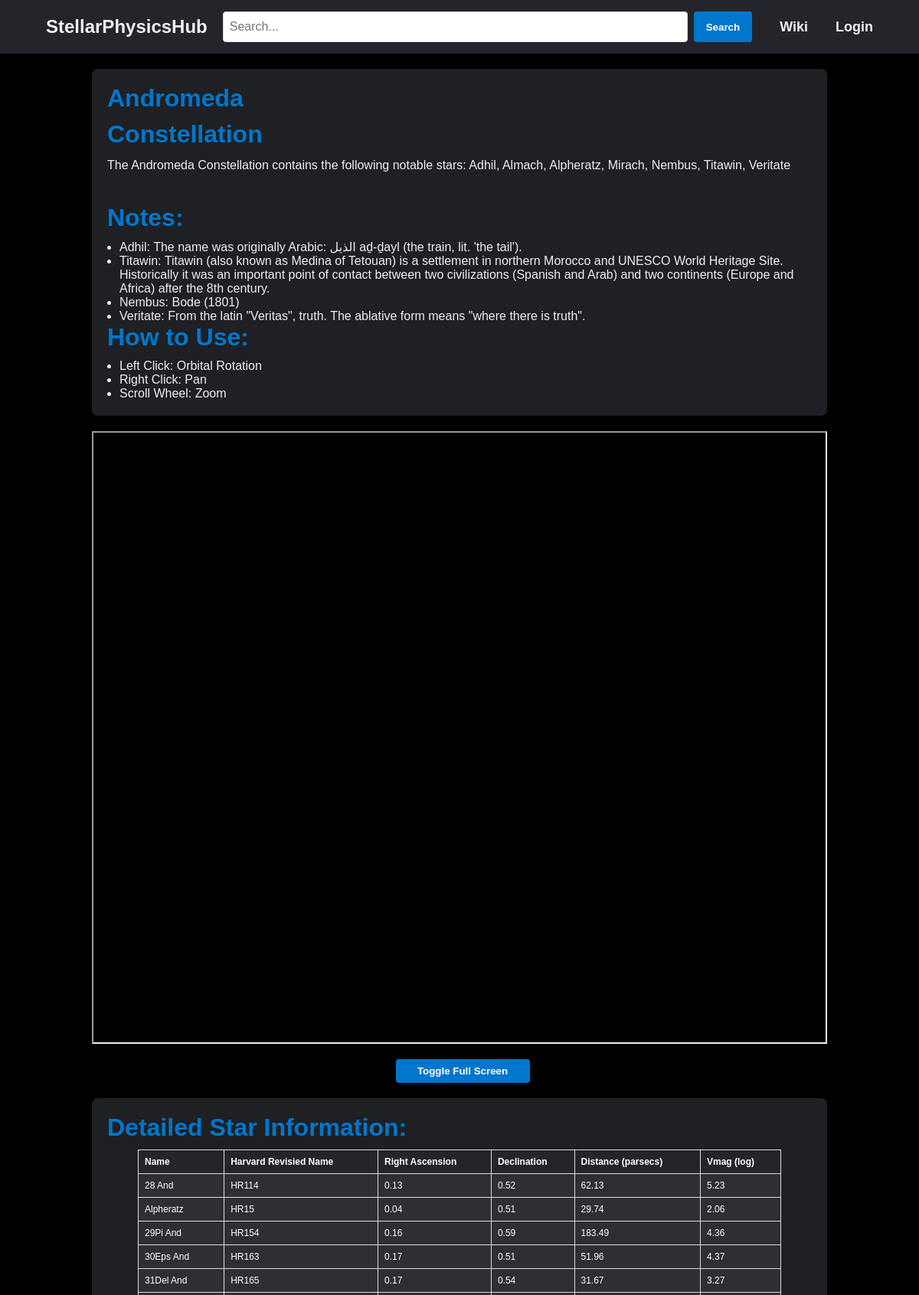
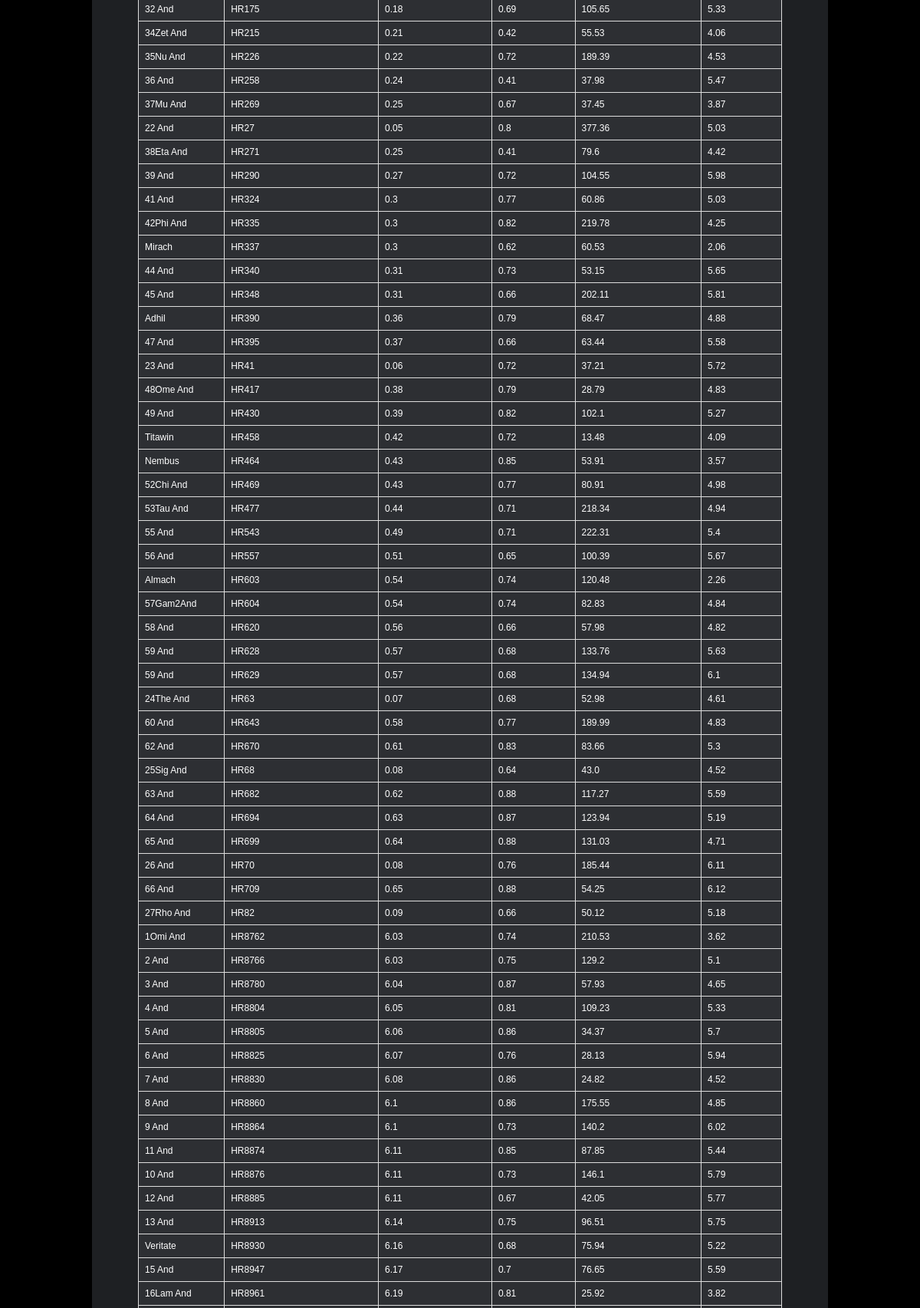
Screenshot of /constellation/Andromeda (upper part) with the database file from the repository (2 pictures, top to bottom).
### models.py (models this page shows)
class Constellation(db.Model):
    id = db.Column(db.Integer, primary_key=True)
    name = db.Column(db.String(50), nullable=False)
    description = db.Column(db.Text, nullable=True)
    stars = db.relationship('Star', backref='constellation', lazy=True)
    contributor_id = db.Column(db.Integer, db.ForeignKey('user.id'))
    contributor = db.relationship('User', backref='constellations', lazy=True)

class Star(db.Model):
    id = db.Column(db.Integer, primary_key=True)
    alt_name = db.Column(db.String(50), nullable=True)
    hr_name = db.Column(db.String(50), nullable=False)
    common_name = db.Column(db.String(50), nullable=True)
    right_acension = db.Column(db.Float(), nullable=False)
    declination = db.Column(db.Float(), nullable=False)
    bv_colour = db.Column(db.Float(), nullable=False)
    vmag = db.Column(db.Float(), nullable=True)
    parsecs = db.Column(db.Float(), nullable=False)
    note = db.Column(db.Text(), nullable=True)
    source = db.Column(db.Text(), nullable=True)
    constellation_id = db.Column(db.Integer, db.ForeignKey('constellation.id'))
    asterism_id = db.Column(db.Integer, db.ForeignKey('asterism.id'))

### app.py (the view)
@app.route('/constellation/<name>')
def constellation(name):
    layout = 'layout_logged_in.html' if current_user.is_authenticated else 'layout.html'
    constellation_names = [constellation.name for constellation in Constellation.query.all()]
    asterism_names = [asterism.name for asterism in Asterism.query.all()]
    objects = asterism_names + constellation_names
    constellation = Constellation.query.filter_by(name=name).first_or_404()
    stars = Star.query.filter_by(constellation_id=constellation.id)
    star_details = [
        {
            'name': star.common_name,
            'hr_name': star.hr_name,
            'alt' : star.alt_name,
            'notes': star.note,
            'source': star.source,
            'distance': round(star.parsecs, 2),
            'right_ascension': round(star.right_acension, 2),
            'declination': round(star.declination, 2),
            'vmag': star.vmag
        }
        for star in stars
    ]
    star_names = [star.common_name for star in stars if star.common_name is not None and pd.notna(star.common_name)]
    star_names.sort()
    has_notes = any(star.get('notes') for star in star_details)
    return render_template('body.html', body=constellation, stars=star_details, star_names=star_names, has_notes=has_notes, of_type='Constellation', objects=objects, layout=layout)

### templates/body.html (shortened to what this page needs)
{% extends layout %}
{% block body %}
<link rel="stylesheet" type="text/css" href="{{ url_for('static', filename='body.css') }}">
<main>
    <div class="welcome-container">
        <section class="welcome-section">
            <h1>{{ body.name }}</h1>
            <h2>{{ of_type }}</h2>
	    <p>The {{ body.name }} {{ of_type }} contains the following notable stars: {{ star_names | join(', ') }} </p><br>
        </section>{% if has_notes %}
	<div class='spacing'>
    <h3>Notes:</h3>
    <ul>
        {% for star in stars %}
            {% if star.notes %}
                <li>{{ star.name }}: {{ star.notes }}</li>
            {% endif %}
        {% endfor %}
    </ul>
{% endif %}
	<h3>How to Use:</h3>
	<ul>
		<li> Left Click: Orbital Rotation</li>
		<li> Right Click: Pan </li>
		<li> Scroll Wheel: Zoom</li>
	</ul>
	</div>
	</div>
    <div class=frame>
<iframe id='myIframe' src="{{ url_for('static', filename='htmls/' ~ body.name | lower | replace(' ', '_') ~ '_plot.html') }}"
         height="800" frameborder="1"></iframe>
<button style="margin-bottom: 20px; width: 175px;" onclick="toggleFullScreen('myIframe')">Toggle Full Screen</button>
    </div>
    <section class="star-details-section">
        <h3>Detailed Star Information:</h3>
        <table>
            <tr>
                <th>Name</th>
		<th> Harvard Revisied Name</th>
                <th>Right Ascension</th>
                <th>Declination</th>
                <th>Distance (parsecs)</th>
		<th>Vmag (log) </th>
            </tr>
            {% for star in stars %}
                <tr>
                    <td>{{ star.name or star.alt}}</td>
		    <td>{{ star.hr_name }}</td>
                    <td>{{ star.right_ascension }}</td>
                    <td>{{ star.declination }}</td>
                    <td>{{ star.distance }}</td>
		    <td>{{ star.vmag }}</td>
                </tr>
            {% endfor %}
        </table>
    </section>
</main>
{% endblock %}

### templates/layout.html (shortened to what this page needs)
<!DOCTYPE html>
<html lang='en'>
<head>
    <link rel="stylesheet" type="text/css" href="{{ url_for('static', filename='styles.css') }}">
</head>
<body>
    <header>
        <a href='/' class='logo'>StellarPhysicsHub</a>
		<form action="/search" method="get">
    <input type="search" name="query" placeholder="Search..." list="search-options" autocomplete='off'>
    <button type="submit">Search</button>
</form>
        <nav>
            <ul class='nav_links'>
                <li><a href='/wiki'>Wiki</a></li>
                <li><a href='/login'>Login</a></li>
            </ul>
        </nav>
    </header>
    {% block body %}{% endblock %}
</body>
</html>

### static/styles.css (style rules this page uses)
body, html { height: 100%; margin: 0; font-family: 'Montserrat', sans-serif; }
* { box-sizing: border-box; margin: 0; padding: 0; font-family: 'Montserrat', sans-serif; color: #edf0f1; }
header { display: flex; justify-content: space-between; align-items: center; padding: clamp(10px, 2vw, 15px) clamp(30px, 6vw, 60px); background-color: #24252A; position: sticky; top:0; z-index: 1000; }
.logo { font-size: clamp(15px, 2vw, 24px); font-weight: bold; text-decoration: none; color: #edf0f1; transition: all 0.3s ease 0s; margin-right: clamp(10px, 2vw, 20px); }
.nav_links { list-style: none; display: flex; gap: clamp(10px, 2vw, 20px); }
.nav_links li a { font-weight: bold; transition: all 0.3s ease 0s; text-decoration: none; color: #edf0f1; font-size: clamp(14px, 2vw, 18px); }
button { padding: clamp(4px, 1vw, 8px) clamp(8px, 2vw, 16px); margin-left: clamp(4px, 1vw, 8px); background-color: #0077cc; border: none; border-radius: 4px; cursor: pointer; font-weight: bold; color: white; transition: all 0.3s ease 0s; }
form { flex-grow: 1; display: flex; justify-content: center; padding-right: clamp(20px, 1vw, 40px); max-width: clamp(400px, 80vw, 800px); margin: 0 auto; }
input[type="search"] { flex-grow: 1; padding: clamp(4px, 1vw, 8px); border: 1px solid #ddd; border-radius: 4px; background-color: white; color: black; font-size: clamp(12px, 1.5vw, 16px); height: clamp(30px, 4vw, 40px); }

### static/body.css (style rules this page uses)
body { background-color: black; }
main { margin: 20px; color: black; background-color: black; }
li { margin-left: 1rem; }
.welcome-container, .notes-section, .star-details-section { background-color: #1e2023; padding: 20px; border-radius: 8px; margin-bottom: 20px; width: clamp(300px, 80vw, 1440px); display: block; margin: 0 auto; }
.frame { display: flex; flex-direction: column; justify-content: center; align-items: center; height: 100%; margin: auto; }
iframe { margin-top:20px; margin-bottom: 20px; width: clamp(300px, 80vw, 1440px); }
h1, h2, h3 { font-size: clamp(18px, 4vw, 32px); color: #0077cc; margin-bottom: 10px; }
.welcome-section p, .notes-section li { font-size: clamp(14px, 2vw, 16px); line-height: 1.5; }
.spacing { margin-top: 20px; }
table { margin-left: auto; margin-right: auto; width: clamp(200px, 70vw, 1340px); border-collapse: collapse; margin-top: 10px; }
table, th, td { border: 1px solid #ddd; padding: clamp(1px, 1vw, 8px); font-size:clamp(6px, 1vw, 18px); text-align: left; }
th { background-color: #24252A; color: white; }
td { background-color: #2d2f33; color: white; }
table { overflow-x: visible; white-space: wrap; }

### rows the page displays
Constellation: name "Andromeda"
Star: name "Adhil", notes "The name was originally Arabic: الذيل aḏ-ḏayl (the train, lit. 'the tail').", common_name "Adhil", hr_name "HR390", right_ascension "0.36", declination "0.79", distance "68.47", vmag "4.88"
Star: name "Titawin", notes "Titawin (also known as Medina of Tetouan) is a settlement in northern Morocco and UNESCO World Heritage Site. Historically it was an important point of contact between two civilizations (Spanish and Arab) and two continents (Europe and Africa) after the 8th century.", common_name "Titawin", hr_name "HR458", right_ascension "0.42", declination "0.72", distance "13.48", vmag "4.09"
Star: alt_name "28 And", hr_name "HR114", right_ascension "0.13", declination "0.52", distance "62.13", vmag "5.23"
Star: common_name "Alpheratz", hr_name "HR15", right_ascension "0.04", declination "0.51", distance "29.74", vmag "2.06"
Star: alt_name "29Pi And", hr_name "HR154", right_ascension "0.16", declination "0.59", distance "183.49", vmag "4.36"
Star: alt_name "30Eps And", hr_name "HR163", right_ascension "0.17", declination "0.51", distance "51.96", vmag "4.37"
Star: alt_name "31Del And", hr_name "HR165", right_ascension "0.17", declination "0.54", distance "31.67", vmag "3.27"
Star: alt_name "32 And", hr_name "HR175", right_ascension "0.18", declination "0.69", distance "105.65", vmag "5.33"
Star: alt_name "34Zet And", hr_name "HR215", right_ascension "0.21", declination "0.42", distance "55.53", vmag "4.06"
Star: alt_name "35Nu And", hr_name "HR226", right_ascension "0.22", declination "0.72", distance "189.39", vmag "4.53"
Star: alt_name "36 And", hr_name "HR258", right_ascension "0.24", declination "0.41", distance "37.98", vmag "5.47"
Star: alt_name "37Mu And", hr_name "HR269", right_ascension "0.25", declination "0.67", distance "37.45", vmag "3.87"
Star: alt_name "22 And", hr_name "HR27", right_ascension "0.05", declination "0.8", distance "377.36", vmag "5.03"
Star: alt_name "38Eta And", hr_name "HR271", right_ascension "0.25", declination "0.41", distance "79.6", vmag "4.42"
Star: alt_name "39 And", hr_name "HR290", right_ascension "0.27", declination "0.72", distance "104.55", vmag "5.98"
Star: alt_name "41 And", hr_name "HR324", right_ascension "0.3", declination "0.77", distance "60.86", vmag "5.03"
Star: alt_name "42Phi And", hr_name "HR335", right_ascension "0.3", declination "0.82", distance "219.78", vmag "4.25"
Star: common_name "Mirach", hr_name "HR337", right_ascension "0.3", declination "0.62", distance "60.53", vmag "2.06"
Star: alt_name "44 And", hr_name "HR340", right_ascension "0.31", declination "0.73", distance "53.15", vmag "5.65"
Star: alt_name "45 And", hr_name "HR348", right_ascension "0.31", declination "0.66", distance "202.11", vmag "5.81"
Star: alt_name "47 And", hr_name "HR395", right_ascension "0.37", declination "0.66", distance "63.44", vmag "5.58"
Star: alt_name "23 And", hr_name "HR41", right_ascension "0.06", declination "0.72", distance "37.21", vmag "5.72"
Star: alt_name "48Ome And", hr_name "HR417", right_ascension "0.38", declination "0.79", distance "28.79", vmag "4.83"
Star: alt_name "49 And", hr_name "HR430", right_ascension "0.39", declination "0.82", distance "102.1", vmag "5.27"

### other values shown
{{ of_type }} "Constellation"
{{ star_names | join(', ') }} "Adhil, Almach, Alpheratz, Mirach, Nembus, Titawin, Veritate"
{{ star.name }} "Nembus" "Veritate"
{{ star.notes }} "Bode (1801)" "From the latin \"Veritas\", truth. The ablative form means \"where there is truth\"."
{{ star.name or star.alt }} "Nembus" "52Chi And" "53Tau And" "55 And" "56 And" "Almach" "57Gam2And" "58 And" "59 And" "59 And" "24The And" "60 And" "62 And" "25Sig And" "63 And" "64 And" "65 And" "26 And" "66 And" "27Rho And" "1Omi And" "2 And" "3 And" "4 And" "5 And" "6 And" "7 And" "8 And" "9 And" "11 And" "10 And" "12 And" "13 And" "Veritate" "15 And" "16Lam And"
{{ star.hr_name }} "HR464" "HR469" "HR477" "HR543" "HR557" "HR603" "HR604" "HR620" "HR628" "HR629" "HR63" "HR643" "HR670" "HR68" "HR682" "HR694" "HR699" "HR70" "HR709" "HR82" "HR8762" "HR8766" "HR8780" "HR8804" "HR8805" "HR8825" "HR8830" "HR8860" "HR8864" "HR8874" "HR8876" "HR8885" "HR8913" "HR8930" "HR8947" "HR8961"
{{ star.right_ascension }} "0.43" "0.43" "0.44" "0.49" "0.51" "0.54" "0.54" "0.56" "0.57" "0.57" "0.07" "0.58" "0.61" "0.08" "0.62" "0.63" "0.64" "0.08" "0.65" "0.09" "6.03" "6.03" "6.04" "6.05" "6.06" "6.07" "6.08" "6.1" "6.1" "6.11" "6.11" "6.11" "6.14" "6.16" "6.17" "6.19"
{{ star.declination }} "0.85" "0.77" "0.71" "0.71" "0.65" "0.74" "0.74" "0.66" "0.68" "0.68" "0.68" "0.77" "0.83" "0.64" "0.88" "0.87" "0.88" "0.76" "0.88" "0.66" "0.74" "0.75" "0.87" "0.81" "0.86" "0.76" "0.86" "0.86" "0.73" "0.85" "0.73" "0.67" "0.75" "0.68" "0.7" "0.81"
{{ star.distance }} "53.91" "80.91" "218.34" "222.31" "100.39" "120.48" "82.83" "57.98" "133.76" "134.94" "52.98" "189.99" "83.66" "43.0" "117.27" "123.94" "131.03" "185.44" "54.25" "50.12" "210.53" "129.2" "57.93" "109.23" "34.37" "28.13" "24.82" "175.55" "140.2" "87.85" "146.1" "42.05" "96.51" "75.94" "76.65" "25.92"
{{ star.vmag }} "3.57" "4.98" "4.94" "5.4" "5.67" "2.26" "4.84" "4.82" "5.63" "6.1" "4.61" "4.83" "5.3" "4.52" "5.59" "5.19" "4.71" "6.11" "6.12" "5.18" "3.62" "5.1" "4.65" "5.33" "5.7" "5.94" "4.52" "4.85" "6.02" "5.44" "5.79" "5.77" "5.75" "5.22" "5.59" "3.82"
